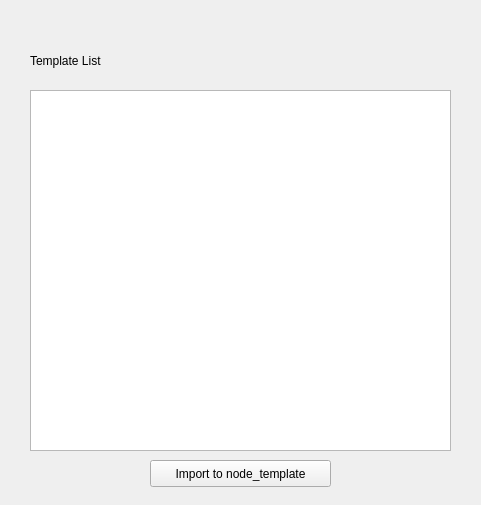
<?xml version="1.0" encoding="UTF-8"?>
<ui version="4.0">
 <class>Form</class>
 <widget class="QWidget" name="Form">
  <property name="geometry">
   <rect>
    <x>0</x>
    <y>0</y>
    <width>481</width>
    <height>505</height>
   </rect>
  </property>
  <property name="windowTitle">
   <string>Form</string>
  </property>
  <widget class="QListWidget" name="listWidget">
   <property name="geometry">
    <rect>
     <x>30</x>
     <y>90</y>
     <width>421</width>
     <height>361</height>
    </rect>
   </property>
   <property name="styleSheet">
    <string notr="true">font: 10pt &quot;Cantarell&quot;;</string>
   </property>
  </widget>
  <widget class="QLabel" name="label">
   <property name="geometry">
    <rect>
     <x>30</x>
     <y>40</y>
     <width>151</width>
     <height>41</height>
    </rect>
   </property>
   <property name="styleSheet">
    <string notr="true">font: 14pt &quot;Cantarell&quot;;</string>
   </property>
   <property name="text">
    <string>Template List</string>
   </property>
  </widget>
  <widget class="QPushButton" name="pushButton">
   <property name="geometry">
    <rect>
     <x>150</x>
     <y>460</y>
     <width>181</width>
     <height>27</height>
    </rect>
   </property>
   <property name="styleSheet">
    <string notr="true">font: 10pt &quot;Cantarell&quot;;</string>
   </property>
   <property name="text">
    <string>Import to node_template</string>
   </property>
  </widget>
 </widget>
 <resources/>
 <connections/>
</ui>
